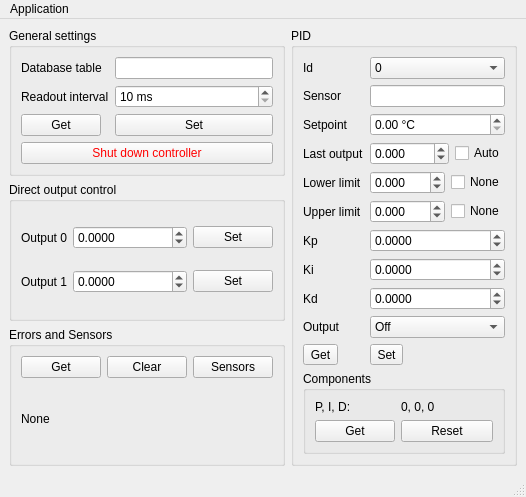
<?xml version="1.0" encoding="UTF-8"?>
<ui version="4.0">
 <class>MainWindow</class>
 <widget class="QMainWindow" name="MainWindow">
  <property name="geometry">
   <rect>
    <x>0</x>
    <y>0</y>
    <width>485</width>
    <height>452</height>
   </rect>
  </property>
  <property name="windowTitle">
   <string>Temperature Controller Control Panel</string>
  </property>
  <widget class="QWidget" name="centralwidget">
   <layout class="QGridLayout" name="gridLayout_3" columnstretch="0,1">
    <item row="0" column="0">
     <widget class="QGroupBox" name="gbGeneral">
      <property name="title">
       <string>General settings</string>
      </property>
      <layout class="QFormLayout" name="formLayout_2">
       <item row="0" column="0">
        <widget class="QLabel" name="label_10">
         <property name="text">
          <string>Database table</string>
         </property>
        </widget>
       </item>
       <item row="0" column="1">
        <widget class="QLineEdit" name="leDatabaseTable">
         <property name="toolTip">
          <string>Name of the database table.</string>
         </property>
        </widget>
       </item>
       <item row="1" column="0">
        <widget class="QLabel" name="label_11">
         <property name="text">
          <string>Readout interval</string>
         </property>
        </widget>
       </item>
       <item row="1" column="1">
        <widget class="QSpinBox" name="sbReadoutInterval">
         <property name="toolTip">
          <string>Readout interval.</string>
         </property>
         <property name="suffix">
          <string> ms</string>
         </property>
         <property name="minimum">
          <number>10</number>
         </property>
         <property name="maximum">
          <number>3600000</number>
         </property>
         <property name="singleStep">
          <number>100</number>
         </property>
        </widget>
       </item>
       <item row="2" column="0">
        <widget class="QPushButton" name="pbGetGeneral">
         <property name="toolTip">
          <string>Get the general settings.</string>
         </property>
         <property name="text">
          <string>Get</string>
         </property>
        </widget>
       </item>
       <item row="2" column="1">
        <widget class="QPushButton" name="pbSetGeneral">
         <property name="toolTip">
          <string>Set the changed general settings.</string>
         </property>
         <property name="text">
          <string>Set</string>
         </property>
        </widget>
       </item>
       <item row="3" column="0" colspan="2">
        <widget class="QPushButton" name="pbShutDown">
         <property name="palette">
          <palette>
           <active>
            <colorrole role="ButtonText">
             <brush brushstyle="SolidPattern">
              <color alpha="255">
               <red>255</red>
               <green>0</green>
               <blue>0</blue>
              </color>
             </brush>
            </colorrole>
           </active>
           <inactive>
            <colorrole role="ButtonText">
             <brush brushstyle="SolidPattern">
              <color alpha="255">
               <red>255</red>
               <green>0</green>
               <blue>0</blue>
              </color>
             </brush>
            </colorrole>
           </inactive>
           <disabled>
            <colorrole role="ButtonText">
             <brush brushstyle="SolidPattern">
              <color alpha="255">
               <red>120</red>
               <green>120</green>
               <blue>120</blue>
              </color>
             </brush>
            </colorrole>
           </disabled>
          </palette>
         </property>
         <property name="toolTip">
          <string>Shut down the temperature controller.</string>
         </property>
         <property name="text">
          <string>Shut down controller</string>
         </property>
        </widget>
       </item>
      </layout>
     </widget>
    </item>
    <item row="1" column="0">
     <widget class="QGroupBox" name="groupBox">
      <property name="title">
       <string>Direct output control</string>
      </property>
      <layout class="QGridLayout" name="gridLayout" columnstretch="0,1,0">
       <item row="0" column="0">
        <widget class="QLabel" name="label_14">
         <property name="text">
          <string>Output 0</string>
         </property>
        </widget>
       </item>
       <item row="1" column="0">
        <widget class="QLabel" name="label_15">
         <property name="text">
          <string>Output 1</string>
         </property>
        </widget>
       </item>
       <item row="0" column="1">
        <widget class="QDoubleSpinBox" name="sbOut0">
         <property name="decimals">
          <number>4</number>
         </property>
         <property name="minimum">
          <double>-100.000000000000000</double>
         </property>
         <property name="maximum">
          <double>100.000000000000000</double>
         </property>
        </widget>
       </item>
       <item row="1" column="1">
        <widget class="QDoubleSpinBox" name="sbOut1">
         <property name="decimals">
          <number>4</number>
         </property>
         <property name="minimum">
          <double>-100.000000000000000</double>
         </property>
         <property name="maximum">
          <double>100.000000000000000</double>
         </property>
         <property name="singleStep">
          <double>0.100000000000000</double>
         </property>
        </widget>
       </item>
       <item row="1" column="2">
        <widget class="QPushButton" name="pbOut1">
         <property name="toolTip">
          <string>Set the output to this value.</string>
         </property>
         <property name="text">
          <string>Set</string>
         </property>
        </widget>
       </item>
       <item row="0" column="2">
        <widget class="QPushButton" name="pbOut0">
         <property name="toolTip">
          <string>Set the output to this value.</string>
         </property>
         <property name="text">
          <string>Set</string>
         </property>
        </widget>
       </item>
      </layout>
     </widget>
    </item>
    <item row="2" column="0">
     <widget class="QGroupBox" name="gbReadout">
      <property name="title">
       <string>Errors and Sensors</string>
      </property>
      <layout class="QGridLayout" name="gridLayout_2">
       <item row="0" column="0">
        <widget class="QPushButton" name="pbErrorsGet">
         <property name="toolTip">
          <string>Read the current errors.</string>
         </property>
         <property name="text">
          <string>Get</string>
         </property>
        </widget>
       </item>
       <item row="0" column="1">
        <widget class="QPushButton" name="pbErrorsClear">
         <property name="toolTip">
          <string>Clear the errors and read them afterwards.</string>
         </property>
         <property name="text">
          <string>Clear</string>
         </property>
        </widget>
       </item>
       <item row="0" column="2">
        <widget class="QPushButton" name="pbSensors">
         <property name="toolTip">
          <string>Get the latest sensor and output values.</string>
         </property>
         <property name="text">
          <string>Sensors</string>
         </property>
        </widget>
       </item>
       <item row="1" column="0" colspan="3">
        <widget class="QLabel" name="lbReadout">
         <property name="toolTip">
          <string>Errors or sensor values.</string>
         </property>
         <property name="text">
          <string>None</string>
         </property>
        </widget>
       </item>
      </layout>
     </widget>
    </item>
    <item row="0" column="1" rowspan="3">
     <widget class="QGroupBox" name="gbPID">
      <property name="toolTip">
       <string/>
      </property>
      <property name="title">
       <string>PID</string>
      </property>
      <layout class="QFormLayout" name="formLayout">
       <item row="0" column="0">
        <widget class="QLabel" name="label_4">
         <property name="text">
          <string>Id</string>
         </property>
        </widget>
       </item>
       <item row="0" column="1">
        <widget class="QComboBox" name="bbId">
         <property name="toolTip">
          <string>ID of the PID.</string>
         </property>
         <item>
          <property name="text">
           <string>0</string>
          </property>
         </item>
         <item>
          <property name="text">
           <string>1</string>
          </property>
         </item>
        </widget>
       </item>
       <item row="1" column="0">
        <widget class="QLabel" name="label_8">
         <property name="text">
          <string>Sensor</string>
         </property>
        </widget>
       </item>
       <item row="2" column="0">
        <widget class="QLabel" name="label_5">
         <property name="text">
          <string>Setpoint</string>
         </property>
        </widget>
       </item>
       <item row="2" column="1">
        <widget class="QDoubleSpinBox" name="sbSetpoint">
         <property name="toolTip">
          <string>Setpoint for the PID controller.</string>
         </property>
         <property name="suffix">
          <string> °C</string>
         </property>
         <property name="singleStep">
          <double>0.100000000000000</double>
         </property>
        </widget>
       </item>
       <item row="3" column="0">
        <widget class="QLabel" name="label_9">
         <property name="text">
          <string>Last output</string>
         </property>
        </widget>
       </item>
       <item row="3" column="1">
        <widget class="QWidget" name="widget_3" native="true">
         <layout class="QHBoxLayout" name="horizontalLayout_3" stretch="1,0">
          <property name="leftMargin">
           <number>0</number>
          </property>
          <property name="topMargin">
           <number>0</number>
          </property>
          <property name="rightMargin">
           <number>0</number>
          </property>
          <property name="bottomMargin">
           <number>0</number>
          </property>
          <item>
           <widget class="QDoubleSpinBox" name="sbLastOutput">
            <property name="toolTip">
             <string>Output value to start at.</string>
            </property>
            <property name="suffix">
             <string/>
            </property>
            <property name="decimals">
             <number>3</number>
            </property>
            <property name="minimum">
             <double>-100.000000000000000</double>
            </property>
            <property name="maximum">
             <double>100.000000000000000</double>
            </property>
            <property name="singleStep">
             <double>0.100000000000000</double>
            </property>
           </widget>
          </item>
          <item>
           <widget class="QCheckBox" name="cbAutoMode">
            <property name="toolTip">
             <string>Calculate new output values or return the last calculated one.</string>
            </property>
            <property name="text">
             <string>Auto</string>
            </property>
           </widget>
          </item>
         </layout>
        </widget>
       </item>
       <item row="4" column="0">
        <widget class="QLabel" name="label_6">
         <property name="text">
          <string>Lower limit</string>
         </property>
        </widget>
       </item>
       <item row="4" column="1">
        <widget class="QWidget" name="widget" native="true">
         <layout class="QHBoxLayout" name="horizontalLayout" stretch="1,0">
          <property name="leftMargin">
           <number>0</number>
          </property>
          <property name="topMargin">
           <number>0</number>
          </property>
          <property name="rightMargin">
           <number>0</number>
          </property>
          <property name="bottomMargin">
           <number>0</number>
          </property>
          <item>
           <widget class="QDoubleSpinBox" name="sbLowerLimit">
            <property name="toolTip">
             <string>Lower limit for the output.</string>
            </property>
            <property name="suffix">
             <string/>
            </property>
            <property name="decimals">
             <number>3</number>
            </property>
            <property name="minimum">
             <double>-100.000000000000000</double>
            </property>
            <property name="maximum">
             <double>100.000000000000000</double>
            </property>
            <property name="singleStep">
             <double>0.100000000000000</double>
            </property>
           </widget>
          </item>
          <item>
           <widget class="QCheckBox" name="cbLowerLimit">
            <property name="toolTip">
             <string>No lower output limit.</string>
            </property>
            <property name="text">
             <string>None</string>
            </property>
           </widget>
          </item>
         </layout>
        </widget>
       </item>
       <item row="5" column="0">
        <widget class="QLabel" name="label_7">
         <property name="text">
          <string>Upper limit</string>
         </property>
        </widget>
       </item>
       <item row="5" column="1">
        <widget class="QWidget" name="widget_2" native="true">
         <layout class="QHBoxLayout" name="horizontalLayout_2" stretch="1,0">
          <property name="leftMargin">
           <number>0</number>
          </property>
          <property name="topMargin">
           <number>0</number>
          </property>
          <property name="rightMargin">
           <number>0</number>
          </property>
          <property name="bottomMargin">
           <number>0</number>
          </property>
          <item>
           <widget class="QDoubleSpinBox" name="sbUpperLimit">
            <property name="toolTip">
             <string>Upper limit for the output.</string>
            </property>
            <property name="suffix">
             <string/>
            </property>
            <property name="decimals">
             <number>3</number>
            </property>
            <property name="minimum">
             <double>-100.000000000000000</double>
            </property>
            <property name="maximum">
             <double>100.000000000000000</double>
            </property>
            <property name="singleStep">
             <double>0.100000000000000</double>
            </property>
           </widget>
          </item>
          <item>
           <widget class="QCheckBox" name="cbUpperLimit">
            <property name="toolTip">
             <string>No upper output limit.</string>
            </property>
            <property name="text">
             <string>None</string>
            </property>
           </widget>
          </item>
         </layout>
        </widget>
       </item>
       <item row="6" column="0">
        <widget class="QLabel" name="label">
         <property name="text">
          <string>Kp</string>
         </property>
        </widget>
       </item>
       <item row="6" column="1">
        <widget class="QDoubleSpinBox" name="sbKp">
         <property name="toolTip">
          <string>Factor for the error.</string>
         </property>
         <property name="decimals">
          <number>4</number>
         </property>
         <property name="minimum">
          <double>-10000.000000000000000</double>
         </property>
         <property name="maximum">
          <double>10000.000000000000000</double>
         </property>
         <property name="singleStep">
          <double>0.100000000000000</double>
         </property>
        </widget>
       </item>
       <item row="7" column="0">
        <widget class="QLabel" name="label_2">
         <property name="text">
          <string>Ki</string>
         </property>
        </widget>
       </item>
       <item row="7" column="1">
        <widget class="QDoubleSpinBox" name="sbKi">
         <property name="toolTip">
          <string>Factor for the error times time in s, added up.</string>
         </property>
         <property name="decimals">
          <number>4</number>
         </property>
         <property name="minimum">
          <double>-10000.000000000000000</double>
         </property>
         <property name="maximum">
          <double>10000.000000000000000</double>
         </property>
         <property name="singleStep">
          <double>0.100000000000000</double>
         </property>
        </widget>
       </item>
       <item row="8" column="0">
        <widget class="QLabel" name="label_3">
         <property name="text">
          <string>Kd</string>
         </property>
        </widget>
       </item>
       <item row="8" column="1">
        <widget class="QDoubleSpinBox" name="sbKd">
         <property name="toolTip">
          <string>Factor for the error divided by time in s.</string>
         </property>
         <property name="decimals">
          <number>4</number>
         </property>
         <property name="minimum">
          <double>-10000.000000000000000</double>
         </property>
         <property name="maximum">
          <double>10000.000000000000000</double>
         </property>
         <property name="singleStep">
          <double>0.100000000000000</double>
         </property>
        </widget>
       </item>
       <item row="10" column="0">
        <widget class="QToolButton" name="pbGetPID">
         <property name="toolTip">
          <string>Get the PID settings.</string>
         </property>
         <property name="text">
          <string>Get</string>
         </property>
        </widget>
       </item>
       <item row="10" column="1">
        <widget class="QToolButton" name="pbSetPID">
         <property name="toolTip">
          <string>Set the changed PID settings.</string>
         </property>
         <property name="text">
          <string>Set</string>
         </property>
        </widget>
       </item>
       <item row="11" column="0" colspan="2">
        <widget class="QGroupBox" name="gbPIDcomponents">
         <property name="title">
          <string>Components</string>
         </property>
         <layout class="QFormLayout" name="formLayout_3">
          <item row="0" column="1">
           <widget class="QLabel" name="lbComponents">
            <property name="toolTip">
             <string>Current PID components.</string>
            </property>
            <property name="text">
             <string>0, 0, 0</string>
            </property>
           </widget>
          </item>
          <item row="1" column="1">
           <widget class="QPushButton" name="pbReset">
            <property name="toolTip">
             <string>Reset the controller internals.</string>
            </property>
            <property name="text">
             <string>Reset</string>
            </property>
           </widget>
          </item>
          <item row="0" column="0">
           <widget class="QLabel" name="label_12">
            <property name="text">
             <string>P, I, D:</string>
            </property>
           </widget>
          </item>
          <item row="1" column="0">
           <widget class="QPushButton" name="pbComponents">
            <property name="toolTip">
             <string>Get the current PID components.</string>
            </property>
            <property name="text">
             <string>Get</string>
            </property>
           </widget>
          </item>
         </layout>
        </widget>
       </item>
       <item row="1" column="1">
        <widget class="QLineEdit" name="leSensor">
         <property name="toolTip">
          <string>Name of the sensor which should be stabilized.
If several, comma separated sensor names are given, the first one with valid data is used.</string>
         </property>
        </widget>
       </item>
       <item row="9" column="0">
        <widget class="QLabel" name="label_13">
         <property name="text">
          <string>Output</string>
         </property>
        </widget>
       </item>
       <item row="9" column="1">
        <widget class="QComboBox" name="bbOutput">
         <property name="toolTip">
          <string>Whether the output should do nothing, only manual control or PID and manual control.</string>
         </property>
         <property name="currentIndex">
          <number>0</number>
         </property>
         <item>
          <property name="text">
           <string comment="1">Off</string>
          </property>
         </item>
         <item>
          <property name="text">
           <string comment="1">Manual</string>
          </property>
         </item>
         <item>
          <property name="text">
           <string comment="2">PID</string>
          </property>
         </item>
        </widget>
       </item>
      </layout>
     </widget>
    </item>
   </layout>
  </widget>
  <widget class="QMenuBar" name="menubar">
   <property name="geometry">
    <rect>
     <x>0</x>
     <y>0</y>
     <width>485</width>
     <height>21</height>
    </rect>
   </property>
   <widget class="QMenu" name="menuApplication">
    <property name="title">
     <string>Application</string>
    </property>
    <addaction name="actionSettings"/>
    <addaction name="actionClose"/>
   </widget>
   <addaction name="menuApplication"/>
  </widget>
  <widget class="QStatusBar" name="statusbar"/>
  <action name="actionSettings">
   <property name="text">
    <string>&amp;Settings...</string>
   </property>
   <property name="toolTip">
    <string>Open settings dialog</string>
   </property>
  </action>
  <action name="actionClose">
   <property name="text">
    <string>&amp;Close</string>
   </property>
  </action>
 </widget>
 <tabstops>
  <tabstop>leDatabaseTable</tabstop>
  <tabstop>sbReadoutInterval</tabstop>
  <tabstop>pbGetGeneral</tabstop>
  <tabstop>pbSetGeneral</tabstop>
  <tabstop>sbOut0</tabstop>
  <tabstop>pbOut0</tabstop>
  <tabstop>sbOut1</tabstop>
  <tabstop>pbOut1</tabstop>
  <tabstop>bbId</tabstop>
  <tabstop>leSensor</tabstop>
  <tabstop>sbSetpoint</tabstop>
  <tabstop>sbLastOutput</tabstop>
  <tabstop>cbAutoMode</tabstop>
  <tabstop>sbLowerLimit</tabstop>
  <tabstop>cbLowerLimit</tabstop>
  <tabstop>sbUpperLimit</tabstop>
  <tabstop>cbUpperLimit</tabstop>
  <tabstop>sbKp</tabstop>
  <tabstop>sbKi</tabstop>
  <tabstop>sbKd</tabstop>
  <tabstop>bbOutput</tabstop>
  <tabstop>pbGetPID</tabstop>
  <tabstop>pbSetPID</tabstop>
  <tabstop>pbComponents</tabstop>
  <tabstop>pbReset</tabstop>
 </tabstops>
 <resources/>
 <connections>
  <connection>
   <sender>cbLowerLimit</sender>
   <signal>toggled(bool)</signal>
   <receiver>sbLowerLimit</receiver>
   <slot>setDisabled(bool)</slot>
   <hints>
    <hint type="sourcelabel">
     <x>211</x>
     <y>394</y>
    </hint>
    <hint type="destinationlabel">
     <x>170</x>
     <y>398</y>
    </hint>
   </hints>
  </connection>
  <connection>
   <sender>cbUpperLimit</sender>
   <signal>toggled(bool)</signal>
   <receiver>sbUpperLimit</receiver>
   <slot>setDisabled(bool)</slot>
   <hints>
    <hint type="sourcelabel">
     <x>198</x>
     <y>427</y>
    </hint>
    <hint type="destinationlabel">
     <x>170</x>
     <y>425</y>
    </hint>
   </hints>
  </connection>
 </connections>
</ui>
